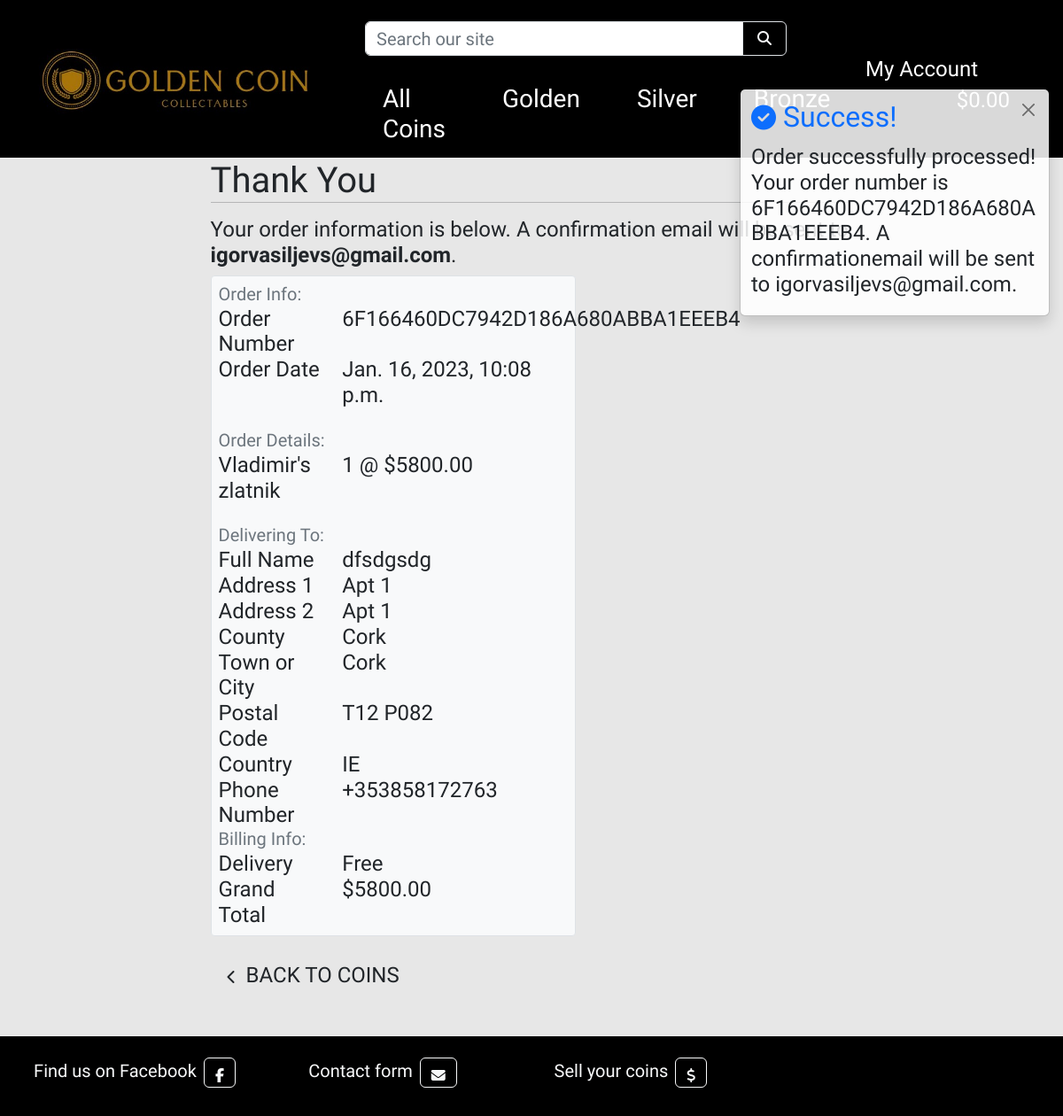
/checkout/checkout_success/6F166460DC7942D186A680ABBA1EEEB4, run on the app's committed database.
### checkout/models.py (models this page shows, shortened)
class Order(models.Model):
    order_nr = models.CharField(max_length=32, null=False, editable=False)
    user_profile = models.ForeignKey(UserProfile, on_delete=models.SET_NULL,
                                     null=True, blank=True, related_name='orders')
    full_name = models.CharField(max_length=50, null=False, blank=False)
    email = models.EmailField(max_length=254, null=False, blank=False)
    phone_nr = models.CharField(max_length=20, null=False, blank=False)
    country = CountryField(blank_label='Country *', null=False, blank=False)
    postcode = models.CharField(max_length=20, null=True, blank=True)
    town_or_city = models.CharField(max_length=40, null=False, blank=False)
    street_address1 = models.CharField(max_length=80, null=False, blank=False)
    street_address2 = models.CharField(max_length=80, null=True, blank=True)
    county = models.CharField(max_length=80, null=True, blank=True)
    date = models.DateTimeField(auto_now_add=True)
    grand_total = models.DecimalField(max_digits=10, decimal_places=2, null=False, default=0)
    original_cart = models.TextField(null=False, blank=False, default='')
    stripe_pid = models.CharField(max_length=254, null=False, blank=False, default='')

class OrderLineItem(models.Model):
    order = models.ForeignKey(Order, null=False, blank=False, on_delete=models.CASCADE, related_name='lineitems')
    coins = models.ForeignKey(Coins, null=False, blank=False, on_delete=models.CASCADE)
    coin_quantity = models.IntegerField(null=False, blank=False, default=0)
    lineitem_total = models.DecimalField(max_digits=6, decimal_places=2, null=False, blank=False, editable=False)

### coins/models.py (models this page shows, shortened)
class Coins(models.Model):
    metal = models.ForeignKey('Metal', null=True, blank=True, on_delete=models.SET_NULL)
    sku = models.CharField(max_length=254, null=True, blank=True)
    name = models.CharField(max_length=254)
    description = models.TextField()
    quantity = models.PositiveIntegerField()
    price = models.DecimalField(max_digits=6, decimal_places=2)
    origin = models.CharField(max_length=254)
    year = models.CharField(max_length=20)
    condition = models.CharField(max_length=20, choices=CONDITION_CHOICES, default=None)
    era = models.CharField(max_length=20, choices=ERA_CHOICES, default=None)
    image_url = models.URLField(max_length=1024, null=True, blank=True)
    image = models.ImageField(null=True, blank=True)
    class Meta:
        verbose_name_plural = 'Coins'

### checkout/views.py (the view, shortened to what this page needs)
# urls.py: path('checkout_success/<order_nr>', views.checkout_success, name='checkout_success'),
def checkout_success(request, order_nr):
    save_info = request.session.get('save_info')
    order = get_object_or_404(Order, order_nr=order_nr)
    messages.success(request, f'Order successfully processed! Your order number is \
        {order_nr}. \
        A confirmationemail will be sent to \
        {order.email}.')
    if 'cart' in request.session:
        del request.session['cart']
    template = 'checkout/checkout_success.html'
    context = {
        'order': order,
    }
    return render(request, template, context)

### cart/contexts.py (called while the page is built, shortened)
def cart_contents(request):
    cart_items = []
    total = 0
    coins_count = 0
    cart = request.session.get('cart', {})
    grand_total = total
    context = {
        'cart_items': cart_items,
        'total': total,
        'coins_count': coins_count,
        'grand_total': grand_total,
    }
    return context

### checkout/templates/checkout/checkout_success.html (shortened to what this page needs)
{% extends "base.html" %}
{% load static %}
{% block extra_css %}
    <link rel="stylesheet" href="{% static 'checkout/css/checkout.css' %}">
{% endblock %}
{% block content %}
    <div class="container offset">
        <div class="row">
            <div class="col">
                <h1 class="logo-font mb-0">Thank You</h1>
                <hr class="m-0 mb-3">
                <p class="h4">Your order information is below. A confirmation email will be sent to <strong>{{ order.email }}</strong>.</p>
            </div>
        </div>
        <div class="row">
            <div class="col-12 col-lg-7">
                <div class="order-confirmation-wrapper p-2 border rounded-1 bg-light">
                    <div class="row">
                        <div class="col">
                            <small class="text-muted h5">Order Info:</small>
                        </div>
                    </div>
                    <div class="row">
                        <div class="col-12 col-md-4">
                            <p class="mb-0 h4 font-weight-bold">Order Number</p>
                        </div>
                        <div class="col-12 col-md-8 text-md-right">
                            <p class="mb-0 h4">{{ order.order_nr }}</p>
                        </div>
                    </div>
                    <div class="row">
                        <div class="col-12 col-md-4">
                            <p class="mb-0 h4 font-weight-bold">Order Date</p>
                        </div>
                        <div class="col-12 col-md-8 text-md-right">
                            <p class="mb-4 h4">{{ order.date }}</p>
                        </div>
                    </div>
                    <div class="row">
                        <div class="col">
                            <small class="text-muted h5">Order Details:</small>
                        </div>
                    </div>
                    {% for item in order.lineitems.all %}
                    <div class="row">
                        <div class="col-12 col-md-4 h-auto">
                            <p class="h4 font-weight-bold">
                                {{ item.coins.name }}
                            </p>
                        </div>
                        <div class="col-12 col-md-8 text-md-right">
                            <p class="h4">{{ item.coin_quantity }} @ ${{ item.coins.price }}</p>
                        </div>
                    </div>
                    {% endfor %}
                    <div class="row mt-3">
                        <div class="col">
                            <small class="text-muted h5">Delivering To:</small>
                        </div>
                    </div>
                    <div class="row">
                        <div class="col-12 col-md-4">
                            <p class="mb-0 h4 font-weight-bold">Full Name</p>
                        </div>
                        <div class="col-12 col-md-8 text-md-right">
                            <p class="mb-0 h4">{{ order.full_name }}</p>
                        </div>
                    </div>
                    <div class="row">
                        <div class="col-12 col-md-4">
                            <p class="mb-0 h4 font-weight-bold">Address 1</p>
                        </div>
                        <div class="col-12 col-md-8 text-md-right">
                            <p class="mb-0 h4">{{ order.street_address1 }}</p>
                        </div>
                    </div>
                    {% if order.street_address2 %}
                    <div class="row">
                        <div class="col-12 col-md-4">
                            <p class="mb-0 h4 font-weight-bold">Address 2</p>
                        </div>
                        <div class="col-12 col-md-8 text-md-right">
                            <p class="mb-0 h4">{{ order.street_address1 }}</p>
                        </div>
                    </div>
                    {% endif %}
                    {% if order.county %}
                    <div class="row">
                        <div class="col-12 col-md-4">
                            <p class="mb-0 h4 font-weight-bold">County</p>
                        </div>
                        <div class="col-12 col-md-8 text-md-right">
                            <p class="mb-0 h4">{{ order.county }}</p>
                        </div>
                    </div>
                    {% endif %}
                    <div class="row">
                        <div class="col-12 col-md-4">
                            <p class="mb-0 h4 font-weight-bold">Town or City</p>
                        </div>
                        <div class="col-12 col-md-8 text-md-right">
                            <p class="mb-0 h4">{{ order.town_or_city }}</p>
                        </div>
                    </div>
                    {% if order.postcode %}
                    <div class="row">
                        <div class="col-12 col-md-4">
                            <p class="mb-0 h4 font-weight-bold">Postal Code</p>
                        </div>
                        <div class="col-12 col-md-8 text-md-right">
                            <p class="mb-0 h4">{{ order.postcode }}</p>
                        </div>
                    </div>
                    {% endif %}
                    <div class="row">
                        <div class="col-12 col-md-4">
                            <p class="mb-0 h4 font-weight-bold">Country</p>
                        </div>
                        <div class="col-12 col-md-8 text-md-right">
                            <p class="mb-0 h4">{{ order.country }}</p>
                        </div>
                    </div>
                    <div class="row">
                        <div class="col-12 col-md-4">
                            <p class="mb-0 h4 font-weight-bold">Phone Number</p>
                        </div>
                        <div class="col-12 col-md-8 text-md-right">
                            <p class="mb-4 h4">{{ order.phone_nr }}</p>
                        </div>
                    </div>
                    <div class="row">
                        <div class="col">
                            <small class="text-muted h5">Billing Info:</small>
                        </div>
                    </div>
                    <div class="row">
                        <div class="col-12 col-md-4">
                            <p class="mb-0 h4 font-weight-bold">Delivery</p>
                        </div>
                        <div class="col-12 col-md-8 text-md-right">
                            <p class="mb-0 h4">Free</p>
                        </div>
                    </div>
                    <div class="row">
                        <div class="col-12 col-md-4">
                            <p class="mb-0 h4 font-weight-bold">Grand Total</p>
                        </div>
                        <div class="col-12 col-md-8 text-md-right">
                            <p class="mb-0 h4">${{ order.grand_total }}</p>
                        </div>
                    </div>
                </div>
            </div>
        </div>
        <div class="row">
			<div class="col-12 col-lg-7 text-right">
                {% if from_profile %}
                    <a href="{% url 'profile' %}" class="btn btn-black border-0 mt-4">
                        <span class="icon mr-2">
                            <i class="fas fa-angle-left"></i>
                        </span>
                        <span class="text-uppercase h4">Back to Profile</span>
                    </a>
                {% else %}
                    <a href="{% url 'coins' %}" class="btn border-0 mt-4">
                        <span class="icon mr-2">
                            <i class="fas fa-chevron-left"></i>
                        </span>
                        <span class="text-uppercase h4">Back to coins</span>
                    </a>
                {% endif %}
			</div>
		</div>
    </div>
{% endblock %}

### static/css/base.css (style rules this page uses)
html { height: 100%; }
body { display: flex; min-height: 100vh; flex-direction: column; background-color: rgb(231, 231, 231); height: calc(100vh - 164px); font-family: 'Tenali Ramakrishna'; }
.offset { margin-top: 180px; }
.icon { align-items: center; display: inline-flex; justify-content: center; height: 1.5rem; width: 1.5rem; }
@media (min-width: 1200px) { .container { max-width: 80%; } }

### data on the page
Order: email "igorvasiljevs@gmail.com", order_nr "6F166460DC7942D186A680ABBA1EEEB4", date "Jan. 16, 2023, 10:08 p.m.", full_name "dfsdgsdg", street_address1 "Apt 1", county "Cork", town_or_city "Cork", postcode "T12 P082", country "IE", phone_nr "+353858172763", grand_total "5800.00"
OrderLineItem: coins.name "Vladimir's zlatnik", coin_quantity "1", coins.price "5800.00"

### other printed values
{{ message }} "Order successfully processed! Your order number is 6F166460DC7942D186A680ABBA1EEEB4. A confirmationemail will be sent to igorvasiljevs@gmail.com."
